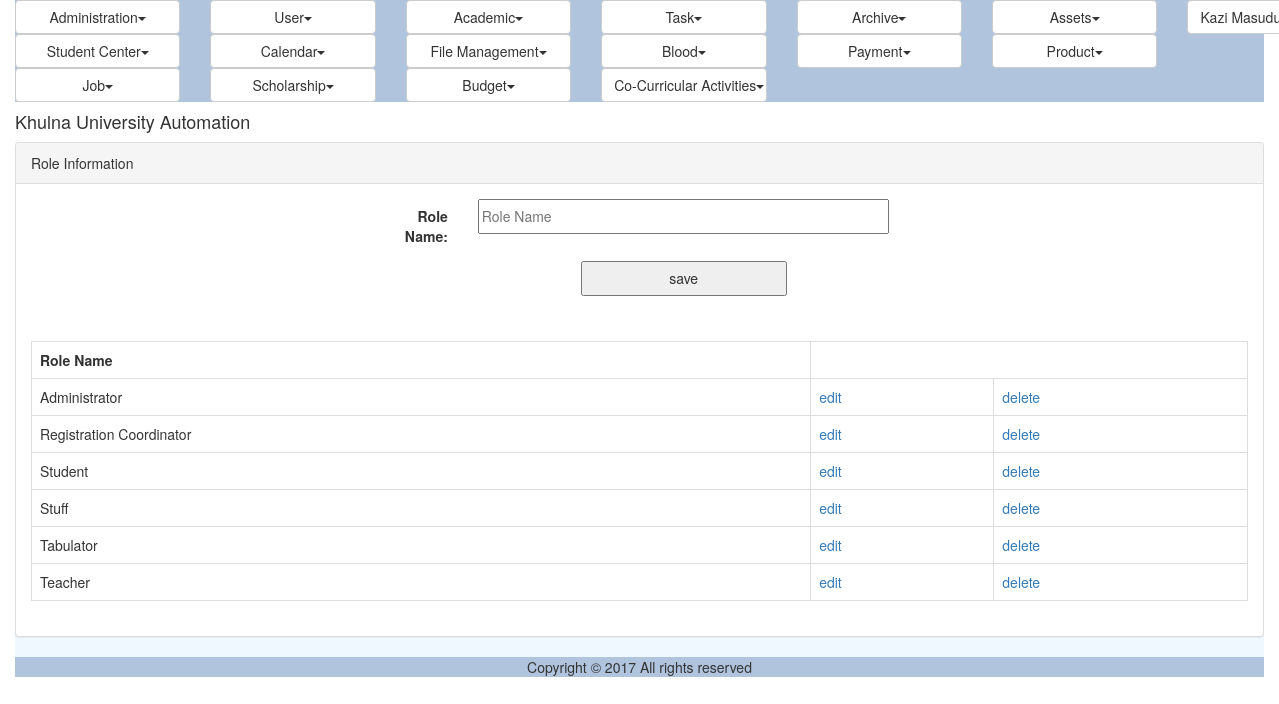
Page /role.php (signed in) on the committed database.
### tables this page shows
CREATE TABLE IF NOT EXISTS `ums_role` (
  `ID` varchar(40) NOT NULL,
  `Name` varchar(50) NOT NULL,
  PRIMARY KEY (`ID`)
);

### util/class.util.inc (called while the page is built, shortened)
<?php
class ConfigUtil implements I_DBConfig, I_LogConfig, I_LanguageConfig{
	public static $s_instance;
	private $_host;
	private $_username;
	private $_password;
	private $_database;
	public static function getInstance() {
		if(!self::$s_instance) {
			self::$s_instance = new self();
		}
		return self::$s_instance;
	}
	private function readConfig(){
		$this->_ini_array = parse_ini_file(CONFIG.'system.ini');
		$this->_host =	$this->_ini_array['db_host'];
		$this->_username = $this->_ini_array['db_username'];
		$this->_password = $this->_ini_array['db_password'];
		$this->_database = $this->_ini_array['db_database'];
	}
	public function getDBHost(){
		return $this->_host;
	}
	public function getDBUserName(){
		return $this->_username;
	}
	public function getDBPassword(){
		return $this->_password;
	}
	public function getDBName(){
		return $this->_database;
	}
}
class DBUtil implements I_DBUtil {
	private static $s_instance;
	private $_host;
	private $_username;
	private $_password;
	private $_database;
	protected $_connection;
	protected $_result;
	public static function getInstance() {
		if(!self::$s_instance) {
			self::$s_instance = new self();
		}
		return self::$s_instance;
	}
	private function readDBConfig(){
		$_config = ConfigUtil::getInstance();
		$this->_host = $_config->getDBHost();
		$this->_username = $_config->getDBUserName();
		$this->_password = $_config->getDBPassword();
		$this->_database = $_config->getDBName();
	}
	private function setConnection(){
		$this->_connection = new mysqli($this->_host, $this->_username,
			$this->_password, $this->_database);
	}
	public function doQuery($sql) {
		$this->_result = $this->_connection->query($sql) or die(mysqli_error($this->_connection));
		return $this->_result;
	}
	public function getNumRows() {
		$this->_numRows = mysqli_num_rows($this->_result);
		return $this->_numRows;
	}
	public function getAllRows() {
		$rows = array();
		for($x = 0; $x < $this->getNumRows(); $x++) {
			$rows[] = mysqli_fetch_assoc($this->_result);
		}
		return $rows;
	}
}
class LogUtil{
	private static $s_instance;
	public static function getInstance(){
		if(!self::$s_instance) {
			self::$s_instance = new self();
		}
		return self::$s_instance;
	}
}
class LangUtil{
	private static $s_instance;
	public static function getInstance() {
		if(!self::$s_instance) {
			self::$s_instance = new self();
		}
		return self::$s_instance;
	}
}
?>

### modules/user/ui/blade/view.role.blade.inc (called while the page is built, shortened)
<?php
include_once UTILITY.'class.util.inc';
include_once MODULES_USER.'bao/class.rolebao.inc';
$_RoleBAO = new RoleBAO();
?>

### modules/user/bao/class.rolebao.inc (called while the page is built, shortened)
<?php
include_once UTILITY.'class.util.inc';
include_once MODULES_USER.'dao/class.roledao.inc';
Class RoleBAO{
	private $_RoleDAO;
	public function __construct(){
		$this->_RoleDAO = new RoleDAO();
	}
	public function getAllRoles(){
		$Result = $this->_RoleDAO->getAllRoles();
		return $Result;
	}
}
?>

### modules/user/dao/class.roledao.inc (called while the page is built, shortened)
<?php
include_once COMMON.'class.common.inc';
include_once UTILITY.'class.util.inc';
Class RoleDAO{
	private $_DB;
	public function __construct(){
		$this->_DB = DBUtil::getInstance();
	}
	public function getAllRoles(){
		$RoleList = array();
		$this->_DB->doQuery("SELECT * FROM ums_role order by Name ASC");
		$rows = $this->_DB->getAllRows();
		for($i = 0; $i < sizeof($rows); $i++) {
			$row = $rows[$i];
			$this->_Role = new Role();
		    $this->_Role->setID ( $row['ID']);
		    $this->_Role->setName( $row['Name'] );
		    $RoleList[]=$this->_Role;
		}
		$Result = new Result();
		$Result->setIsSuccess(1);
		$Result->setResultObject($RoleList);
		return $Result;
	}
}
?>

### common/class.common.inc (called while the page is built, shortened)
<?php
include_once 'class.common.user.inc';
class Result{
    private $_IsSuccess=0;
    private $_ResultObject;
    public function setIsSuccess($IsSuccess){
        $this->_IsSuccess = $IsSuccess;
    }
    public function getIsSuccess(){
        return $this->_IsSuccess;
    }
    public function setResultObject($ResultObject){
        $this->_ResultObject = $ResultObject;
    }
    public function getResultObject(){
        return $this->_ResultObject;
    }
}
?>

### common/class.common.user.inc (called while the page is built, shortened)
<?php
class Role{
    private $_ID;
    private $_Name;
    public function setID ( $ID ) {
        $this->_ID = $ID;
    }
    public function getID () {
        return $this->_ID;
    }
    public function setName( $Name ) {
        $this->_Name = $Name;
    }
    public function getName() {
        return $this->_Name;
    }
}
?>

### modules/user/ui/view.role.inc (the view)
<?php
include_once 'blade/view.role.blade.inc';
include_once COMMON.'class.common.inc';
?>
<div class="panel panel-default">
    <div class="panel-heading">Role Information</div>
    <div class="panel-body">
	<div id="form">
		<form method="post" class="form-horizontal">
				<div class="form-group">
              	<label class="control-label col-sm-2" for="txtName">Role Name:</label>
              	<div class="col-sm-10">
				<input type="text" name="txtName" placeholder="Role Name" value="<?php
					if(isset($_GET['edit'])) echo $getROW->getName();  ?>" />
				</div>
				</div>
		        <div class="form-group">
	              <div class="col-sm-offset-2 col-sm-10">
						<?php
						if(isset($_GET['edit']))
						{
							?>
							<button type="submit" name="update">update</button>
							<?php
						}
						else
						{
							?>
							<button type="submit" name="save">save</button>
							<?php
						}
						?>
				</div>
				</div>
		</form>
	</div>
	</div>
	<div class="panel-body">
	<table class="table table-bordered">
	<?php
	$Result = $_RoleBAO->getAllRoles();
	if($Result->getIsSuccess()){
		$RoleList = $Result->getResultObject();
	?>
		<tr>
			<th>Role Name</th>
		</tr>
		<?php
		for($i = 0; $i < sizeof($RoleList); $i++) {
			$Role = $RoleList[$i];
			?>
		    <tr>
			    <td><?php echo $Role->getName(); ?></td>
			    <td><a href="?edit=<?php echo $Role->getID(); ?>" onclick="return confirm('sure to edit !'); " >edit</a></td>
			    <td><a href="?del=<?php echo $Role->getID(); ?>" onclick="return confirm('sure to delete !'); " >delete</a></td>
		    </tr>
	    <?php
		}
	}
	else{
		echo $Result->getResultObject();
	}
	?>
	</table>
	</div>
</div>

### resources/css/style.css (style rules this page uses)
#form { width:500px; margin:0px auto; text-align:center; }
#form form input { width:100%; height:35px; }
form button { width:50%; height:35px; }
table,td { border:solid #e9e9e9 1px; }

### resources/css/result.css (style rules this page uses)
.courses td, th { border: 1px solid black; }
.years td, th { border: 1px solid black; }
table, td, th { border-collapse: collapse; border: 0px solid black; }

### rows in the picture
ums_role: Name "Administrator"
ums_role: Name "Registration Coordinator"
ums_role: Name "Student"
ums_role: Name "Stuff"
ums_role: Name "Tabulator"
ums_role: Name "Teacher"

### other values in the picture
$globalMenu[$i]->getTitle() "Administration User Academic Task Archive Assets Student Center Calendar File Management Blood Payment Product Job Scholarship Budget Co-Curricular Activities"
$CurrentUser->getFullName() "Kazi…"
